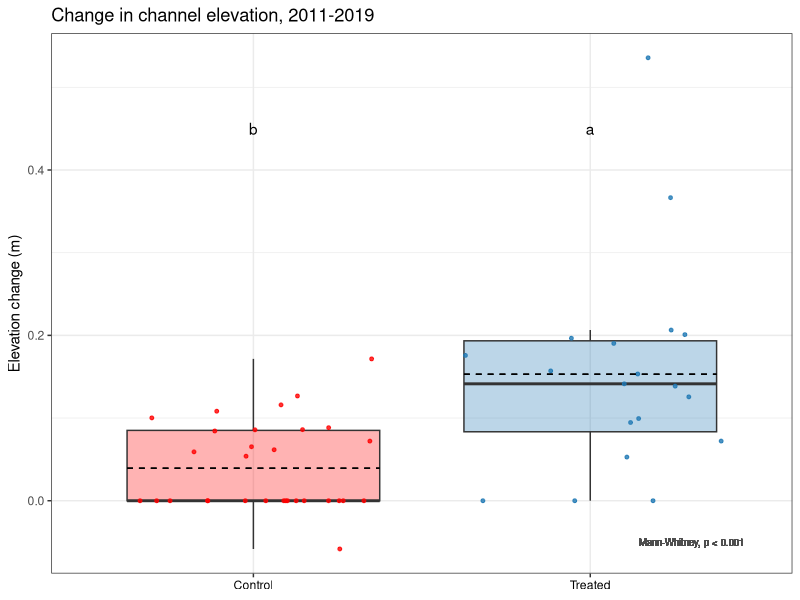
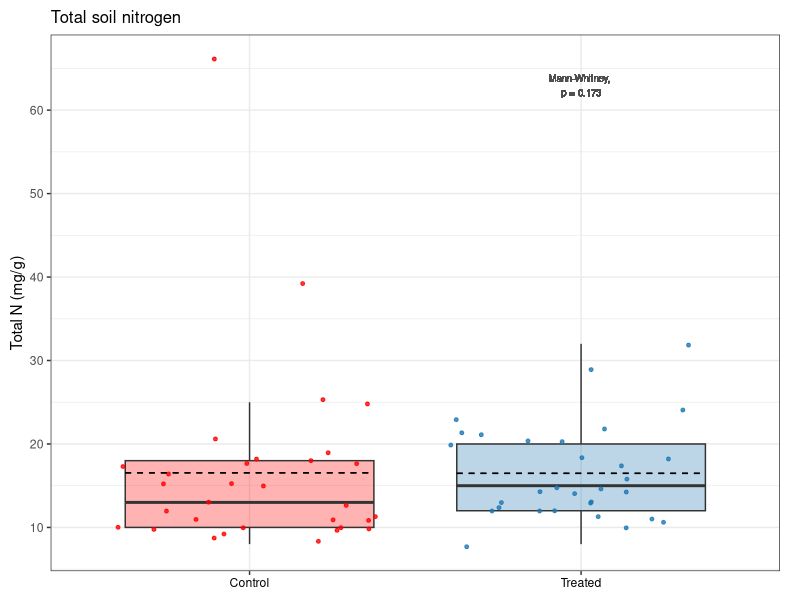
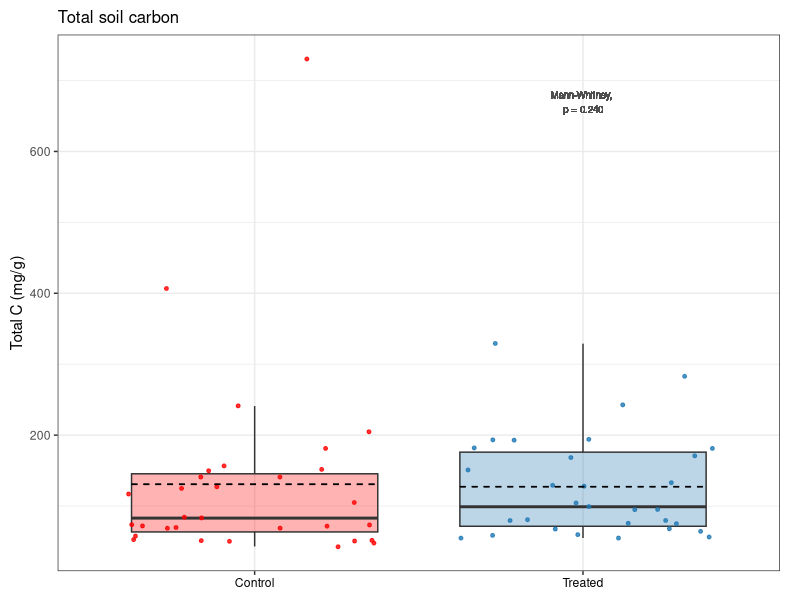
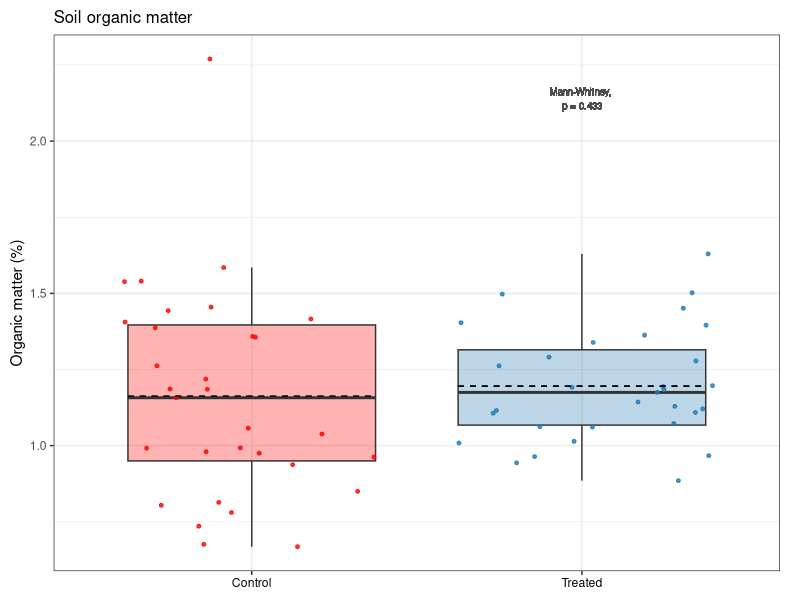
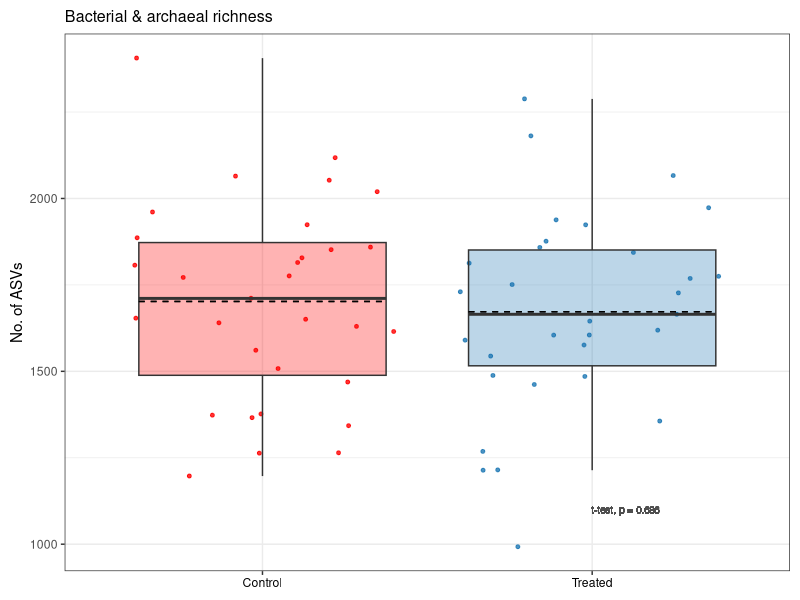
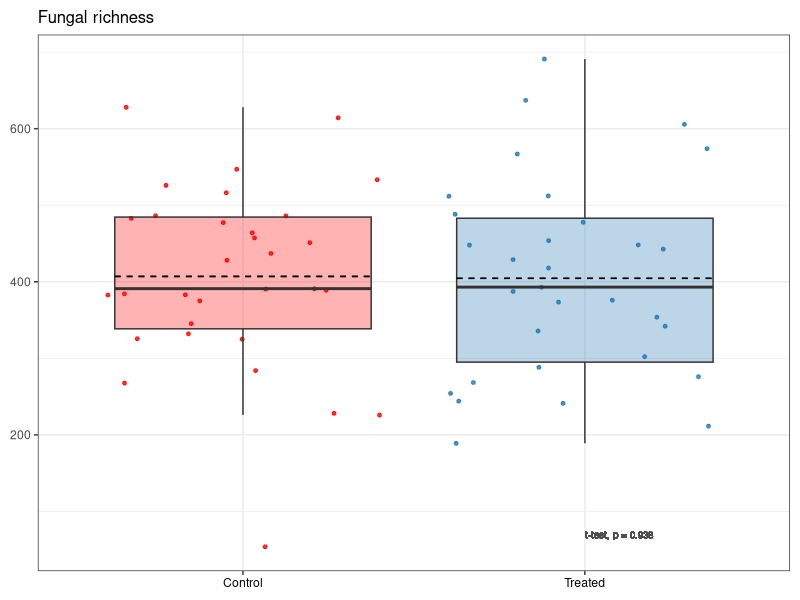
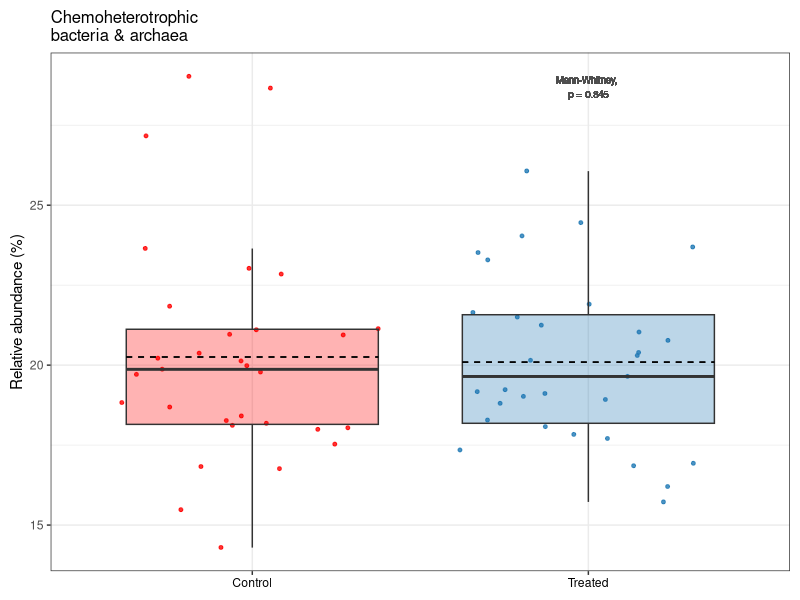
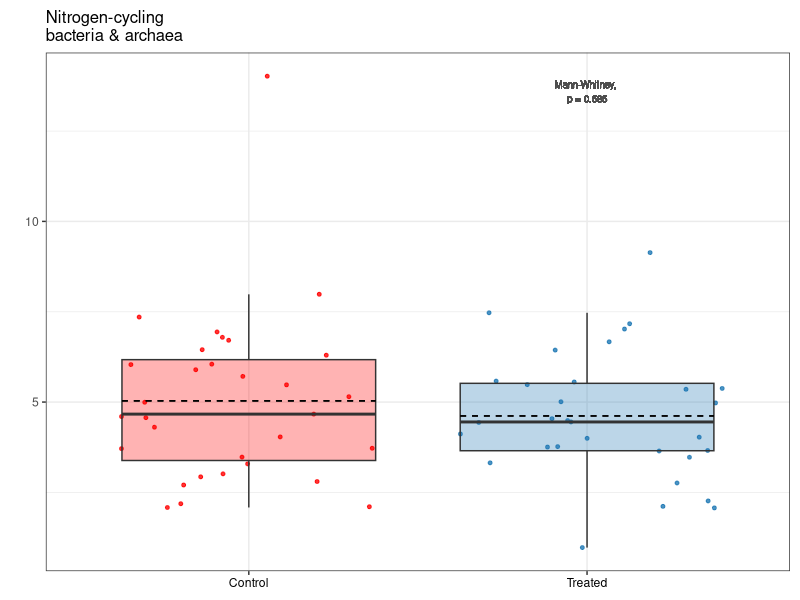

Source code (R) for these figures, in order: (Note: this script raises an error after producing the figures.)
# Purpose: Create 2021 figures for publication, and code for published R Markdown.
#   Main figures: none
#   Supp figures: elevation, TN/TC/OM, barc richness/fungi richness, chet/ncycler/sapro
#   Code: t-test/Mann-Whitney and plot for soil chem & microbial (not elevation)

# Created: 2023-08-28
# Last updated: 2023-11-29

library(tidyverse)
library(ggpubr)

# Load data ---------------------------------------------------------------

dat.2021 <- read.csv("data/publish/Veg-soil-elev_2021.csv")


# Channel elevation change ------------------------------------------------

elev <- dat.2021 |> 
  filter(!is.na(dElev_corrected))

# Number of samples that increased
count(filter(dat.2021, Treatment == "Control"), dElev_corrected) # 27 0s
27/31

count(filter(dat.2021, Treatment == "Treated"), dElev_corrected) # 7 0s
7/19

summary(filter(dat.2021, Treatment == "Treated")$dElev_corrected)

# Mann-Whitney
wilcox.test(filter(dat.2021, Treatment == "Control")$dElev_corrected,
            filter(dat.2021, Treatment == "Treated")$dElev_corrected,
            paired = FALSE, exact = FALSE) # p-value = 6.48e-05

# Plot
letters <- data.frame(x = c(1, 2),
                      y = c(0.45, 0.45),
                      label = c("b", "a"),
                      Treatment = c("Control", "Treated"))

dElev.corrected.plot <- elev |> 
  ggplot(aes(x = Treatment, y = dElev_corrected)) +
  geom_boxplot(aes(fill = Treatment),
               alpha = 0.3,
               outlier.shape = NA) +
  geom_jitter(aes(color = Treatment),
              size = 1,
              alpha = 0.8) +
  scale_color_manual(values = c("red", "#1F78B4")) +
  scale_fill_manual(values = c("red", "#1F78B4")) +
  labs(title = "Change in channel elevation, 2011-2019",
       x = NULL,
       y = "Elevation change (m)") +
  theme_bw() +
  theme(legend.position = "none") +
  geom_text(data = letters,
            mapping = aes(x = x, y = y, label = label),
            color = "black") +
  theme(axis.text.x = element_text(color = "black")) +
  geom_text(aes(x = 2.3, y = -0.05, label = "Mann-Whitney, p < 0.001"),
            color = "gray30",
            size = 2.5) +
  stat_summary(fun = mean, geom = "errorbar", aes(ymax = after_stat(y), ymin = after_stat(y)),
               width = 0.75, linetype = "dashed")
dElev.corrected.plot

# Initial submission
tiff("figures/2023-09_publish-figures/FigS3_Elevation.tiff", width = 6, height = 4, units = "in", res = 300)
dElev.corrected.plot
dev.off()

# Revision 1
tiff("figures/2023-12_publish-figures/FigS2_Elevation.tiff", width = 5, height = 3.5, units = "in", res = 300)
dElev.corrected.plot
dev.off()



# Total N -----------------------------------------------------------------

# Mann-Whitney
wilcox.test(filter(dat.2021, Treatment == "Control")$TN_ppt,
            filter(dat.2021, Treatment == "Treated")$TN_ppt,
            exact = FALSE) # p-value = 0.1731

# Plot
tn.plot.21 <- dat.2021 |> 
  ggplot(aes(x = Treatment, y = TN_ppt)) +
  geom_boxplot(alpha = 0.3,
               outlier.shape = NA,
               aes(fill = Treatment)) +
  geom_jitter(size = 1,
              alpha = 0.8,
              aes(color = Treatment)) +
  scale_color_manual(values = c("red", "#1F78B4")) +
  scale_fill_manual(values = c("red", "#1F78B4")) +
  labs(title = "Total soil nitrogen",
       x = NULL,
       y = "Total N (mg/g)") +
  theme_bw() +
  theme(legend.position = "none") +
  theme(axis.text.x = element_text(color = "#000000"))  +
  theme(plot.margin = margin(0.1, 0.2, 0.1, 0.1, "in")) +
  geom_text(aes(x = 2, y = 63, label = "Mann-Whitney, \np = 0.173"),
            color = "gray30",
            size = 2.5) +
  stat_summary(fun = mean, geom = "errorbar", aes(ymax = after_stat(y), ymin = after_stat(y)),
               width = 0.75, linetype = "dashed") +
  theme(plot.title = element_text(size = 12))
tn.plot.21


# Total C -----------------------------------------------------------------

# Mann-Whitney
wilcox.test(filter(dat.2021, Treatment == "Control")$TC_ppt,
            filter(dat.2021, Treatment == "Treated")$TC_ppt,
            exact = FALSE) # p-value = 0.2397

# Plot
tc.plot.21 <- dat.2021 |> 
  ggplot(aes(x = Treatment, y = TC_ppt)) +
  geom_boxplot(alpha = 0.3,
               outlier.shape = NA,
               aes(fill = Treatment)) +
  geom_jitter(size = 1,
              alpha = 0.8,
              aes(color = Treatment)) +
  scale_color_manual(values = c("red", "#1F78B4")) +
  scale_fill_manual(values = c("red", "#1F78B4")) +
  labs(title = "Total soil carbon",
       x = NULL,
       y = "Total C (mg/g)") +
  theme_bw() +
  theme(legend.position = "none") +
  theme(axis.text.x = element_text(color = "#000000"))  +
  theme(plot.margin = margin(0.1, 0.2, 0.1, 0.1, "in")) +
  geom_text(aes(x = 2, y = 670, label = "Mann-Whitney, \np = 0.240"),
            color = "gray30",
            size = 2.5) +
  stat_summary(fun = mean, geom = "errorbar", aes(ymax = after_stat(y), ymin = after_stat(y)),
               width = 0.75, linetype = "dashed") +
  theme(plot.title = element_text(size = 12))
tc.plot.21



# Organic matter ----------------------------------------------------------

# Mann-Whitney
wilcox.test(filter(dat.2021, Treatment == "Control")$OM_perc,
            filter(dat.2021, Treatment == "Treated")$OM_perc) # p-value = 0.4332

# Plot
om.plot.21 <- dat.2021 |> 
  ggplot(aes(x = Treatment, y = OM_perc)) +
  geom_boxplot(alpha = 0.3,
               outlier.shape = NA,
               aes(fill = Treatment)) +
  geom_jitter(size = 1,
              alpha = 0.8,
              aes(color = Treatment)) +
  scale_color_manual(values = c("red", "#1F78B4")) +
  scale_fill_manual(values = c("red", "#1F78B4")) +
  labs(title = "Soil organic matter",
       x = NULL,
       y = "Organic matter (%)") +
  theme_bw() +
  theme(legend.position = "none") +
  theme(axis.text.x = element_text(color = "#000000"))  +
  theme(plot.margin = margin(0.1, 0.2, 0.1, 0.1, "in")) +
  geom_text(aes(x = 2, y = 2.14, label = "Mann-Whitney, \np = 0.433"),
            color = "gray30",
            size = 2.5) +
  stat_summary(fun = mean, geom = "errorbar", aes(ymax = after_stat(y), ymin = after_stat(y)),
               width = 0.75, linetype = "dashed") +
  theme(plot.title = element_text(size = 12))
om.plot.21



# Combine soil chem -------------------------------------------------------

# TN, TC, OM
# Initial submission
tiff("figures/2023-09_publish-figures/FigS6_Soil-chem.tiff", units = "in", height = 4, width = 7, res = 300)
ggarrange(tn.plot.21, tc.plot.21, om.plot.21, 
          ncol = 3, nrow = 1,
          labels = c("(A)", "(B)", "(C)")) 

dev.off()

# Revision 1
tiff("figures/2023-12_publish-figures/FigS5_Soil-chem.tiff", units = "in", height = 4, width = 7, res = 300)
ggarrange(tn.plot.21, tc.plot.21, om.plot.21, 
          ncol = 3, nrow = 1,
          labels = c("(A)", "(B)", "(C)")) 

dev.off()



# Barc richness -----------------------------------------------------------

# T-test
t.test(filter(dat.2021, Treatment == "Control")$barc.richness,
       filter(dat.2021, Treatment == "Treated")$barc.richness) # NS, p = 0.686

# Plot
barc.rich.plot.21 <- dat.2021 |> 
  ggplot(aes(Treatment, barc.richness)) +
  geom_jitter(aes(color = Treatment), 
              alpha = 0.8, 
              size = 1) +
  geom_boxplot(aes(fill = Treatment), 
               alpha = 0.3, 
               outlier.shape = NA) +
  xlab(NULL) +
  ylab("No. of ASVs") +
  ggtitle("Bacterial & archaeal richness") +
  scale_color_manual(values = c("red", "#1F78B4")) +
  scale_fill_manual(values = c("red", "#1F78B4")) +
  theme_bw() +
  theme(legend.position = "none") +
  theme(axis.text.x = element_text(color = "#000000")) +
  geom_text(aes(x = 2.1, y = 1100, label = "t-test, p = 0.686"),
            color = "gray30",
            size = 2.5) +
  theme(plot.margin = margin(0.1, 0.1, 0.1, 0.1, "in")) +
  stat_summary(fun = mean, geom = "errorbar", aes(ymax = after_stat(y), ymin = after_stat(y)),
               width = 0.75, linetype = "dashed") +
  theme(plot.title = element_text(size = 11.5))
barc.rich.plot.21



# Fungi richness ----------------------------------------------------------

# T-test
t.test(filter(dat.2021, Treatment == "Control")$fungi.richness,
       filter(dat.2021, Treatment == "Treated")$fungi.richness) # NS, p = 0.938

# Plot
fungi.rich.plot.21 <- dat.2021 %>% 
  ggplot(aes(Treatment, fungi.richness)) +
  geom_jitter(aes(color = Treatment), 
              alpha = 0.8, 
              size = 1) +
  geom_boxplot(aes(fill = Treatment), 
               alpha = 0.3, 
               outlier.shape = NA) +
  xlab(NULL) +
  ylab(NULL) +
  ggtitle("Fungal richness") +
  scale_color_manual(values = c("red", "#1F78B4")) +
  scale_fill_manual(values = c("red", "#1F78B4")) +
  theme_bw() +
  theme(legend.position = "none") +
  theme(axis.text.x = element_text(color = "#000000")) +
  geom_text(aes(x = 2.1, y = 70, label = "t-test, p = 0.938"),
            color = "gray30",
            size = 2.5) +
  theme(plot.margin = margin(0.1, 0.1, 0.1, 0.1, "in")) +
  stat_summary(fun = mean, geom = "errorbar", aes(ymax = after_stat(y), ymin = after_stat(y)),
               width = 0.75, linetype = "dashed") +
  theme(plot.title = element_text(size = 12))
fungi.rich.plot.21


# Combine soil richness ---------------------------------------------------

# Initial submission
tiff("figures/2023-09_publish-figures/FigS7_Soil-richness.tiff", units = "in", height = 4, width = 5.5, res = 300)
ggarrange(barc.rich.plot.21, fungi.rich.plot.21,
          ncol = 2, nrow = 1,
          labels = c("(A)", "(B)"))

dev.off()

# Revision 1
tiff("figures/2023-12_publish-figures//FigS6_Soil-richness.tiff", units = "in", height = 4, width = 5.5, res = 300)
ggarrange(barc.rich.plot.21, fungi.rich.plot.21,
          ncol = 2, nrow = 1,
          labels = c("(A)", "(B)"))

dev.off()




# Chemoheterotrophs -------------------------------------------------------

# Mann-Whitney
wilcox.test(filter(dat.2021, Treatment == "Control")$chemoheterotrophy_perc,
            filter(dat.2021, Treatment == "Treated")$chemoheterotrophy_perc) # p = 0.8449

# Plot
chemohet.plot.21 <- dat.2021 %>% 
  ggplot(aes(Treatment, chemoheterotrophy_perc)) +
  geom_jitter(aes(color = Treatment), 
              alpha = 0.8, 
              size = 1) +
  geom_boxplot(aes(fill = Treatment), 
               alpha = 0.3, 
               outlier.shape = NA) +
  xlab(NULL) +
  ylab("Relative abundance (%)") +
  ggtitle("Chemoheterotrophic \nbacteria & archaea") +
  scale_color_manual(values = c("red", "#1F78B4")) +
  scale_fill_manual(values = c("red", "#1F78B4")) +
  theme_bw() +
  theme(legend.position = "none") +
  theme(axis.text.x = element_text(color = "#000000")) +
  theme(plot.margin = margin(0.1, 0.1, 0.1, 0.1, "in")) +
  geom_text(aes(x = 2, y = 28.7, label = "Mann-Whitney, \np = 0.845"),
            color = "gray30",
            size = 2.5) +
  stat_summary(fun = mean, geom = "errorbar", aes(ymax = after_stat(y), ymin = after_stat(y)),
               width = 0.75, linetype = "dashed") +
  theme(plot.title = element_text(size = 12))
chemohet.plot.21



# N-cyclers ---------------------------------------------------------------

# Mann-Whitney
wilcox.test(filter(dat.2021, Treatment == "Control")$n.cycler_perc,
            filter(dat.2021, Treatment == "Treated")$n.cycler_perc) # p-value = 0.5854

# Plot
ncycler.plot.21 <- dat.2021 %>% 
  ggplot(aes(Treatment, n.cycler_perc)) +
  geom_jitter(aes(color = Treatment), 
              alpha = 0.8, 
              size = 1) +
  geom_boxplot(aes(fill = Treatment), 
               alpha = 0.3, 
               outlier.shape = NA) +
  xlab(NULL) +
  ylab(NULL) +
  ggtitle("Nitrogen-cycling \nbacteria & archaea") +
  scale_color_manual(values = c("red", "#1F78B4")) +
  scale_fill_manual(values = c("red", "#1F78B4")) +
  theme_bw() +
  theme(legend.position = "none") +
  theme(axis.text.x = element_text(color = "#000000")) +
  theme(plot.margin = margin(0.1, 0.1, 0.1, 0.25, "in")) +
  geom_text(aes(x = 2, y = 13.6, label = "Mann-Whitney, \np = 0.585"),
            color = "gray30",
            size = 2.5) +
  stat_summary(fun = mean, geom = "errorbar", aes(ymax = after_stat(y), ymin = after_stat(y)),
               width = 0.75, linetype = "dashed") +
  theme(plot.title = element_text(size = 12))
ncycler.plot.21



# Saprotrophs -------------------------------------------------------------

# T-test
t.test(filter(dat.2021, Treatment == "Control")$saprotroph,
       filter(dat.2021, Treatment == "Treated")$saprotroph) # NS, p = 0.272

# Plot
sapro.plot.21 <- dat.2021 %>% 
  ggplot(aes(Treatment, saprotroph)) +
  geom_jitter(aes(color = Treatment), 
              alpha = 0.8, 
              size = 1) +
  geom_boxplot(aes(fill = Treatment), 
               alpha = 0.3, 
               outlier.shape = NA) +
  xlab(NULL) +
  ylab(NULL) +
  ggtitle("Saprotrophic fungi") +
  scale_color_manual(values = c("red", "#1F78B4")) +
  scale_fill_manual(values = c("red", "#1F78B4")) +
  theme_bw() +
  theme(legend.position = "none") +
  theme(axis.text.x = element_text(color = "#000000")) +
  theme(plot.margin = margin(0.1, 0.1, 0.1, 0.25, "in")) +
  geom_text(aes(x = 2, y = 42, label = "t-test, p = 0.272"),
            color = "gray30",
            size = 2.5) +
  stat_summary(fun = mean, geom = "errorbar", aes(ymax = after_stat(y), ymin = after_stat(y)),
               width = 0.75, linetype = "dashed") +
  theme(plot.title = element_text(size = 12))
sapro.plot.21



# Combine FAPROTAX and FUNGuild -------------------------------------------

# Initial submission
tiff("figures/2023-09_publish-figures/FigS8_Soil-functional.tiff", units = "in", height = 4, width = 7, res = 300)
ggarrange(chemohet.plot.21, ncycler.plot.21, sapro.plot.21, 
          ncol = 3, nrow = 1,
          labels = c("(A)", "(B)", "(C)")) 

dev.off()

# Revision 1
tiff("figures/2023-12_publish-figures/FigS7_Soil-functional.tiff", units = "in", height = 4, width = 7, res = 300)
ggarrange(chemohet.plot.21, ncycler.plot.21, sapro.plot.21, 
          ncol = 3, nrow = 1,
          labels = c("(A)", "(B)", "(C)")) 

dev.off()


save.image("RData/Publish_t-test-2021.RData")
